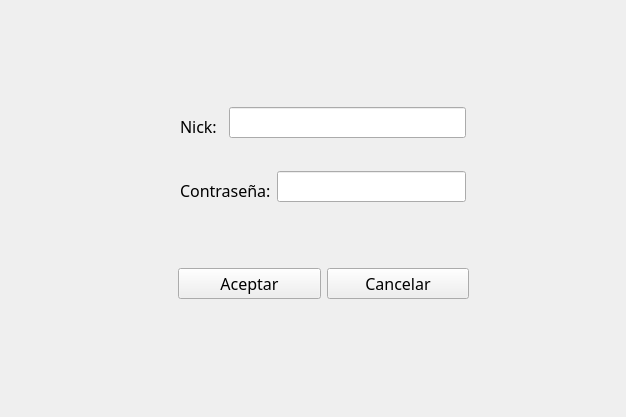
<?xml version="1.0" encoding="UTF-8"?>
<ui version="4.0">
 <class>MainWindow</class>
 <widget class="QMainWindow" name="MainWindow">
  <property name="geometry">
   <rect>
    <x>0</x>
    <y>0</y>
    <width>626</width>
    <height>417</height>
   </rect>
  </property>
  <property name="sizePolicy">
   <sizepolicy hsizetype="Fixed" vsizetype="Fixed">
    <horstretch>0</horstretch>
    <verstretch>0</verstretch>
   </sizepolicy>
  </property>
  <property name="minimumSize">
   <size>
    <width>626</width>
    <height>417</height>
   </size>
  </property>
  <property name="maximumSize">
   <size>
    <width>626</width>
    <height>417</height>
   </size>
  </property>
  <property name="windowTitle">
   <string>Loggin</string>
  </property>
  <widget class="QWidget" name="centralwidget_loggin">
   <property name="minimumSize">
    <size>
     <width>626</width>
     <height>417</height>
    </size>
   </property>
   <property name="maximumSize">
    <size>
     <width>626</width>
     <height>417</height>
    </size>
   </property>
   <property name="font">
    <font>
     <family>Kodchasan</family>
     <pointsize>12</pointsize>
    </font>
   </property>
   <widget class="QWidget" name="widget_fondo" native="true">
    <property name="geometry">
     <rect>
      <x>140</x>
      <y>30</y>
      <width>361</width>
      <height>361</height>
     </rect>
    </property>
    <property name="styleSheet">
     <string notr="true"/>
    </property>
    <widget class="QWidget" name="layoutWidget">
     <property name="geometry">
      <rect>
       <x>40</x>
       <y>50</y>
       <width>286</width>
       <height>151</height>
      </rect>
     </property>
     <layout class="QGridLayout" name="gridLayout">
      <item row="0" column="1" colspan="2">
       <widget class="QLineEdit" name="lineEdit_Nick">
        <property name="styleSheet">
         <string notr="true"/>
        </property>
        <property name="text">
         <string/>
        </property>
       </widget>
      </item>
      <item row="1" column="0" colspan="2">
       <widget class="QLabel" name="label_2">
        <property name="text">
         <string>Contraseña:</string>
        </property>
        <property name="alignment">
         <set>Qt::AlignBottom|Qt::AlignLeading|Qt::AlignLeft</set>
        </property>
       </widget>
      </item>
      <item row="0" column="0">
       <widget class="QLabel" name="label">
        <property name="text">
         <string>Nick:</string>
        </property>
        <property name="alignment">
         <set>Qt::AlignBottom|Qt::AlignLeading|Qt::AlignLeft</set>
        </property>
       </widget>
      </item>
      <item row="1" column="2">
       <widget class="QLineEdit" name="lineEdit_Password">
        <property name="echoMode">
         <enum>QLineEdit::Password</enum>
        </property>
       </widget>
      </item>
     </layout>
    </widget>
    <widget class="QWidget" name="layoutWidget">
     <property name="geometry">
      <rect>
       <x>38</x>
       <y>218</y>
       <width>291</width>
       <height>71</height>
      </rect>
     </property>
     <layout class="QHBoxLayout" name="horizontalLayout">
      <item>
       <widget class="QPushButton" name="pushButton_Aceptar">
        <property name="text">
         <string>Aceptar</string>
        </property>
       </widget>
      </item>
      <item>
       <widget class="QPushButton" name="pushButton_Cancelar">
        <property name="text">
         <string>Cancelar</string>
        </property>
       </widget>
      </item>
     </layout>
    </widget>
   </widget>
  </widget>
 </widget>
 <resources/>
 <connections>
  <connection>
   <sender>pushButton_Cancelar</sender>
   <signal>clicked()</signal>
   <receiver>MainWindow</receiver>
   <slot>close()</slot>
   <hints>
    <hint type="sourcelabel">
     <x>360</x>
     <y>370</y>
    </hint>
    <hint type="destinationlabel">
     <x>355</x>
     <y>399</y>
    </hint>
   </hints>
  </connection>
 </connections>
</ui>
